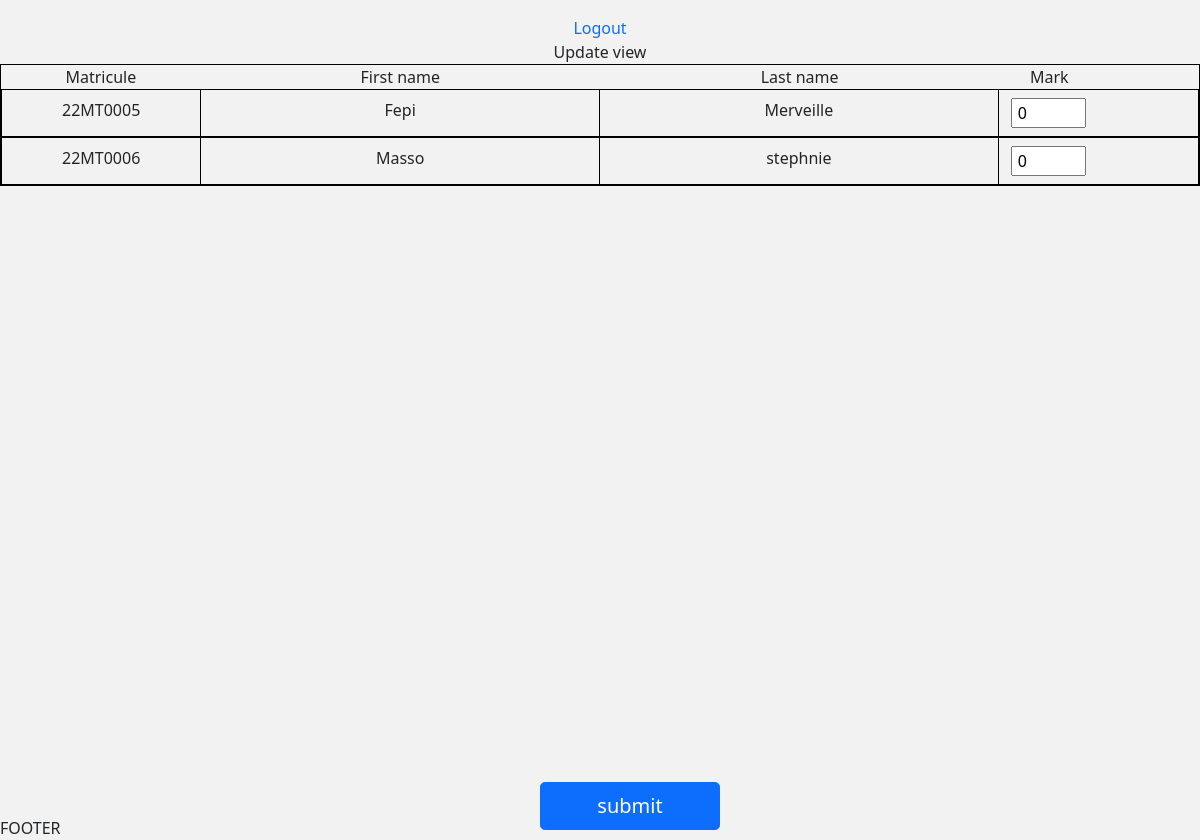
The app's page /my-courses/4/4/ (signed in), older data.
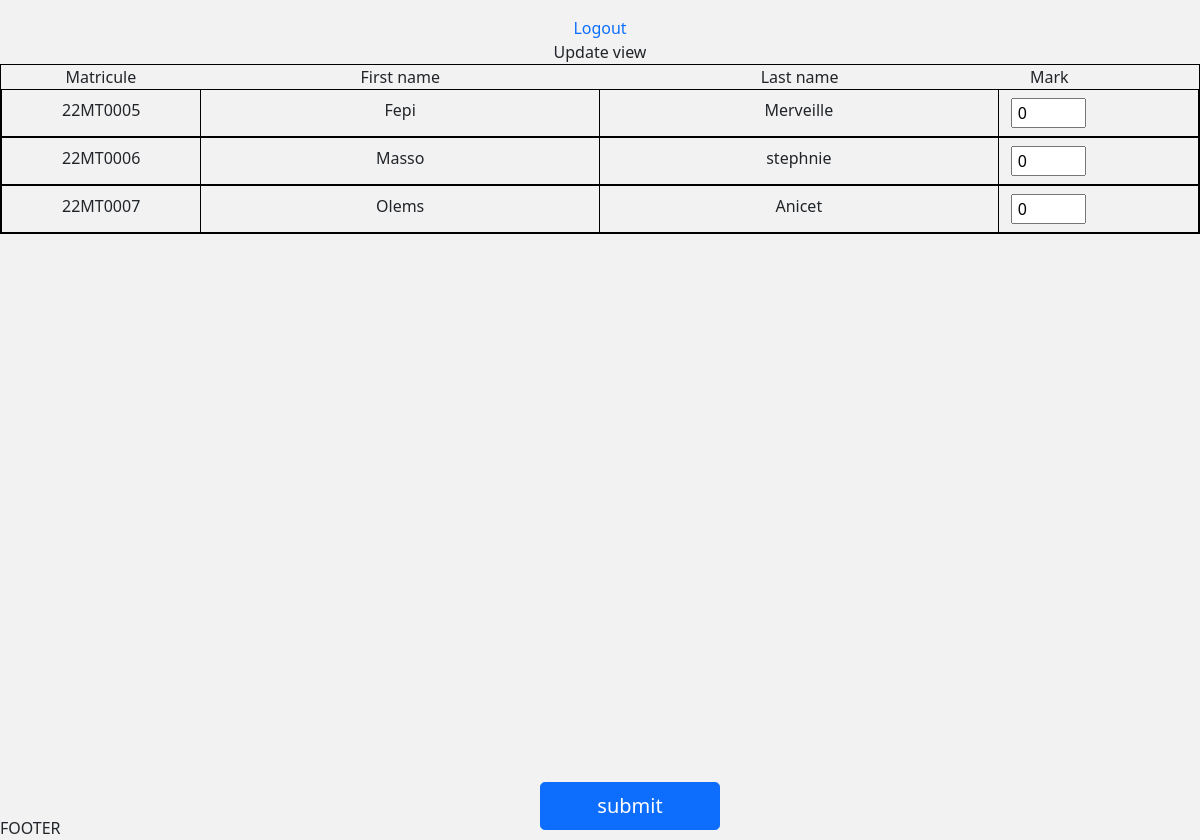
The same page, newer data.
### marks/models.py (models this page shows, shortened)
class Mark(models.Model):
    student = models.ForeignKey(Student, on_delete=models.CASCADE)
    attendance = models.ForeignKey(Attendance, on_delete=models.CASCADE)
    course = models.ForeignKey(Course, on_delete=models.CASCADE)
    ca = models.IntegerField(verbose_name=" continuous assesment",default=0)
    exam = models.IntegerField(verbose_name="Exams assesment",default=0)
    resit = models.IntegerField(verbose_name="Resit",default=0)

### student/models.py (models this page shows, shortened)
class Student(models.Model):
    department = models.ForeignKey(Department, on_delete=models.CASCADE)
    first_name = models.CharField(max_length=32, verbose_name="First name")
    last_name = models.CharField(max_length=32, verbose_name="Last name")
    matricule_number = models.CharField(max_length=8, verbose_name="Matricule number", unique=True )
    date_of_birth = models.DateField(verbose_name="date of birth")
    email = models.EmailField(max_length=32, unique=True)
    institutional_email = models.EmailField(max_length=32, unique=True)
    created_at = models.DateTimeField(auto_now_add=True)
    updated_at = models.DateTimeField(auto_now=True)

### teacher/views.py (the view, shortened to what this page needs)
# urls.py: path('my-courses/<int:course_id>/<int:id>/',views.render_update_marks,name='show-marks'),
@login_required(login_url="/login")
def render_update_marks(request,course_id, id=None):
   exam_type = None
   if id == 1:
       exam_type = 'ca'
   elif id == 2:
       exam_type = 'exam'
   else:
       exam_type = 'resit'
   if  request.user.is_authenticated == False:
       return redirect('login')
   context = {}
   student_marks = []
   current_date = datetime.datetime.now()
   attendance_date_arr = []
   attendance_dates = Attendance.objects.filter(course_id=course_id,
   date__contains=str(current_date)[:4])
   for attendance_date in attendance_dates:
       attendance_date_arr.append(attendance_date.id)
       student_marks.append(Mark.objects.get(attendance_id=attendance_date.id,
course_id=course_id))
       markFormSet = modelformset_factory(Mark, fields = [f"{exam_type}"])
       form = markFormSet(queryset=Mark.objects.filter(attendance_id__in = attendance_date_arr))
   context['student_marks'] = student_marks
   context['form'] = form
   context['course_id'] = course_id
   context['id'] = id
   return render(request, 'teacher/display_marks.html',context)

### teacher/templates/teacher/display_marks.html (shortened to what this page needs)
{% extends 'base.html' %}
{% block content %}
{% include 'snippets/header.html' %}
		<div class="text-center">Update view</div>
        <div class="container-fluid">
            <div class="row text-center">
                <div class="col-2">
                    <div>
                        Matricule
                    </div>
                </div>
                <div class="col-4">
                    <div>
                    First name
                    </div>
                </div>
                <div class="col-4">
                    <div>
                    Last name
                    </div>
                </div>
                <div class="col-1">
                    <div>
                        Mark
                    </div>
                </div>
                <form action={% url 'show-marks' course_id id  %} method="POST"> {% csrf_token %}
                {% for marks in student_marks %}
                {% for f in form %}
                {% if forloop.counter == forloop.parentloop.counter %}
                <div class="row">
                <div class="col-2 py-2 border-r  text-center">
                    <div> {{marks.student.matricule_number}} </div>
                </div>
                <div class="col-4 py-2 border-r  text-center">
                    <div> {{marks.student.first_name}} </div>
                </div>
                <div class="col-4 py-2 border-r  text-center">
                    <div> {{marks.student.last_name}} </div>
                </div>
                <div class="col-1 py-2">
                        {{f}}
                </div>
            </div>
                {% endif %}
                {% endfor %}
                {% endfor %}
                <button class="btn btn-lg btn-primary bt-submit">submit</button>
            </form>
            </div>
        </div>
{% endblock content %}

Row changes from the older to the newer data that the page shows:
added Mark: student.matricule_number "22MT0007", student.first_name "Olems", student.last_name "Anicet", form "0"
